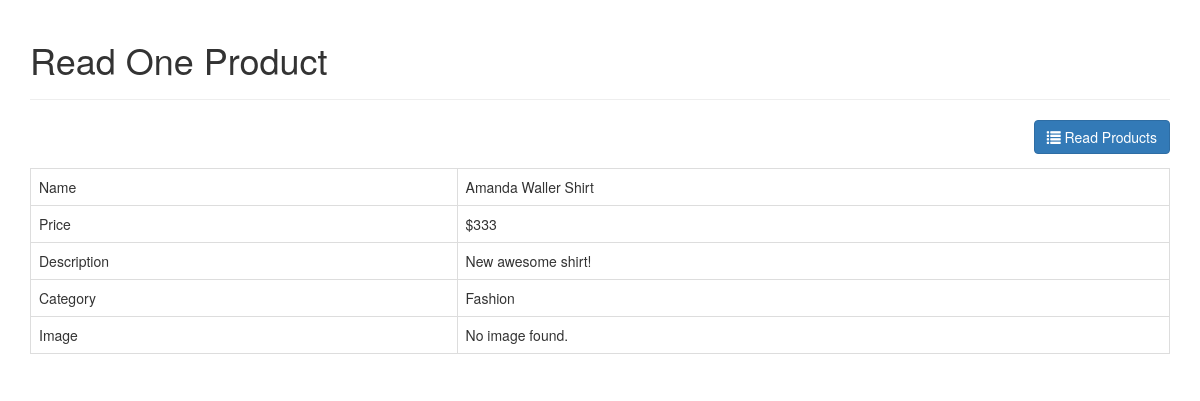
The app's page /read_one.php?id=31 with its own data.
### tables this page shows
CREATE TABLE `products` (
  `id` int(11) NOT NULL,
  `name` varchar(32) NOT NULL,
  `description` text NOT NULL,
  `price` int(11) NOT NULL,
  `image` varchar(512) NOT NULL,
  `category_id` int(11) NOT NULL,
  `created` datetime NOT NULL,
  `modified` timestamp NOT NULL DEFAULT CURRENT_TIMESTAMP
);

CREATE TABLE `categories` (
  `id` int(11) NOT NULL,
  `name` varchar(256) NOT NULL,
  `created` datetime NOT NULL,
  `modified` timestamp NOT NULL DEFAULT CURRENT_TIMESTAMP
);

### objects/product.php (called while the page is built, shortened)
<?php
class Product{
    private $conn;
    private $table_name = "products";
    public $id;
    public function __construct($db){
        $this->conn = $db;
    }
    function readOne(){
        $query = "SELECT name, price, description, category_id, image
        FROM " . $this->table_name . "
        WHERE id = ?
        LIMIT 0,1";
        $stmt = $this->conn->prepare( $query );
        $stmt->bindParam(1, $this->id);
        $stmt->execute();
        $row = $stmt->fetch(PDO::FETCH_ASSOC);
        $this->name = $row['name'];
        $this->price = $row['price'];
        $this->description = $row['description'];
        $this->image = $row['image'];
    }
}
?>

### objects/category.php (called while the page is built, shortened)
<?php
class Category{
    private $conn;
    private $table_name = "categories";
    public $id;
    public function __construct($db){
        $this->conn = $db;
    }
function readName(){
    $query = "SELECT name FROM " . $this->table_name . " WHERE id = ? limit 0,1";
    $stmt = $this->conn->prepare( $query );
    $stmt->bindParam(1, $this->id);
    $stmt->execute();
    $row = $stmt->fetch(PDO::FETCH_ASSOC);
    $this->name = $row['name'];
}
}
?>

### read_one.php (the view, shortened to what this page needs)
<?php
$id = isset($_GET['id']) ? $_GET['id'] : die('ERROR: missing ID.');
include_once 'objects/product.php';
include_once 'objects/category.php';
$database = new Database();
$db = $database->getConnection();
$product = new Product($db);
$category = new Category($db);
$product->id = $id;
$product->readOne();
include_once "layout_header.php";
echo "<div class='right-button-margin'>";
    echo "<a href='index.php' class='btn btn-primary pull-right'>";
        echo "<span class='glyphicon glyphicon-list'></span> Read Products";
    echo "</a>";
echo "</div>";
echo "<table class='table table-hover table-responsive table-bordered'>";
echo "<tr>";
    echo "<td>Name</td>";
    echo "<td>{$product->name}</td>";
echo "</tr>";
echo "<tr>";
    echo "<td>Price</td>";
    echo "<td>&#36;{$product->price}</td>";
echo "</tr>";
echo "<tr>";
    echo "<td>Description</td>";
    echo "<td>{$product->description}</td>";
echo "</tr>";
echo "<tr>";
    echo "<td>Category</td>";
    echo "<td>";
        $category->id=$product->category_id;
        $category->readName();
        echo $category->name;
    echo "</td>";
echo "</tr>";
echo "<tr>";
    echo "<td>Image</td>";
    echo "<td>";
        echo $product->image ? "<img src='uploads/{$product->image}' style='width:300px;' />" : "No image found.";
    echo "</td>";
echo "</tr>";
echo "</table>";
include_once "layout_footer.php";
?>

### libs/css/custom.css (style rules this page uses)
.right-button-margin { margin: 0 0 1em 0; overflow: hidden; }

### records on screen
products: name "Amanda Waller Shirt", price "333", description "New awesome shirt!"
categories: name "Fashion"

### other values on screen
$page_title "Read One Product"
